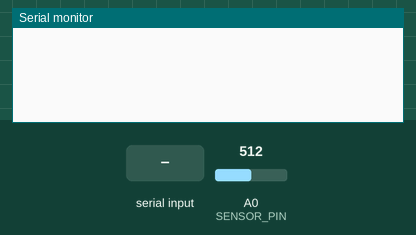
A sketch run on a simulated Arduino Uno, built with avr-gcc and run on an emulated ATmega328P. On the bench: the last lines printed to the serial monitor. The test bench sets the inputs (shaded band); at power-on: A0 (SENSOR_PIN) = 512.

Above: at 1.2 s.
1.3 s: "p" received over Serial
At 2.1 s:
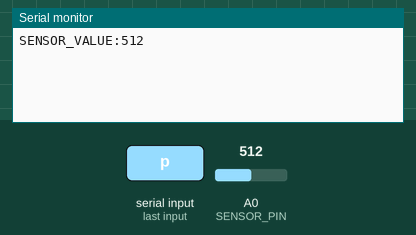
2.8 s: "s" received over Serial
At 3.01 s:
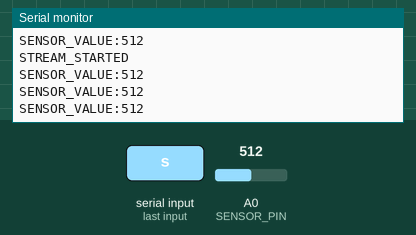

Measured:
- after the input at 1.3 s, the serial monitor: prints a new line at once (image 1)
- after the input at 2.8 s, the serial monitor: prints a new line at once (image 2)

The sketch:

sensor.ino
```cpp
int SENSOR_PIN = A0;
bool is_stream = false;

void sendSensorValue() {
  int sensorValue = analogRead(SENSOR_PIN);
  Serial.print("SENSOR_VALUE:");
  Serial.println(sensorValue);
}

void setup() {
  pinMode(SENSOR_PIN, INPUT);
  Serial.begin(9600);

}

void loop() {
  if (Serial.available() > 0) {
    char command = Serial.read();

    if (command == 'p') {
      is_stream = false;
      sendSensorValue();
    } else if (command == 's') {
      Serial.println("STREAM_STARTED");
      is_stream = true;
    }
  }

  if (is_stream) {
    sendSensorValue();
    delay(100);
  }
}
```
